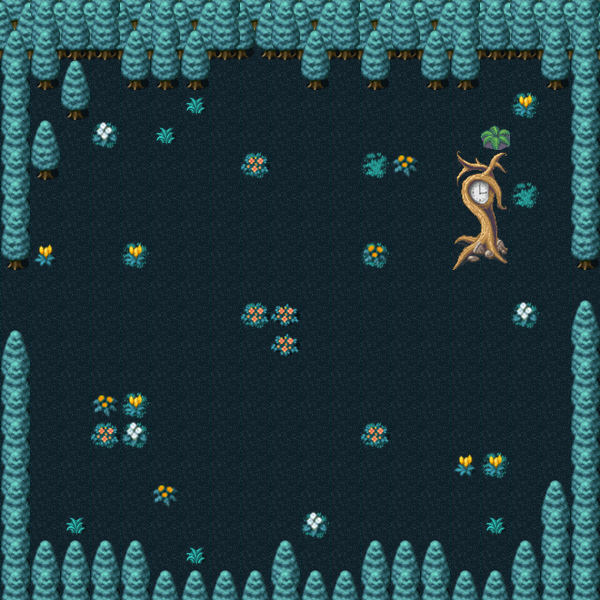

Rendered tile map (Tiled .tmx) drawn with the repository's tilesets; below, a short description and the map source with its tile grids summarised:
An orthogonal 20x20 tile map with 30x30 px tiles, 8 tile layers (grass, garden, garden2, wall2, ...), 14 tilesets and 19 objects.

<map version="1.0" orientation="orthogonal" renderorder="right-down" width="20" height="20" tilewidth="30" tileheight="30" nextobjectid="24">
 <tileset firstgid="1" name="grass05" tilewidth="30" tileheight="30" tilecount="1" columns="1">
  <image source="../sprite/Map/grass05.png" width="34" height="31" />
 </tileset>
 <tileset firstgid="2" name="clock" tilewidth="30" tileheight="30" tilecount="8" columns="2">
  <image source="../sprite/Map/clock.png" width="60" height="120" />
 </tileset>
 <tileset firstgid="10" name="vine01" tilewidth="30" tileheight="30" tilecount="2" columns="1">
  <image source="../sprite/Map/vine01.png" width="30" height="72" />
 </tileset>
 <tileset firstgid="12" name="edge03" tilewidth="30" tileheight="30" tilecount="6" columns="3">
  <image source="../sprite/Map/edge03.png" width="90" height="60" />
 </tileset>
 <tileset firstgid="18" name="edge04" tilewidth="30" tileheight="30" tilecount="1" columns="1">
  <image source="../sprite/Map/edge04.png" width="30" height="30" />
 </tileset>
 <tileset firstgid="19" name="tree22" tilewidth="30" tileheight="30" tilecount="2" columns="1">
  <image source="../sprite/Map/tree22.png" width="30" height="60" />
 </tileset>
 <tileset firstgid="21" name="grass11" tilewidth="30" tileheight="30" tilecount="1" columns="1">
  <image source="../sprite/Map/grass11.png" width="30" height="30" />
 </tileset>
 <tileset firstgid="22" name="flower21" tilewidth="30" tileheight="30" tilecount="1" columns="1">
  <image source="../sprite/Map/flower21.png" width="30" height="30" />
 </tileset>
 <tileset firstgid="23" name="flower22" tilewidth="30" tileheight="30" tilecount="1" columns="1">
  <image source="../sprite/Map/flower22.png" width="30" height="30" />
 </tileset>
 <tileset firstgid="24" name="flower23" tilewidth="30" tileheight="30" tilecount="1" columns="1">
  <image source="../sprite/Map/flower23.png" width="30" height="30" />
 </tileset>
 <tileset firstgid="25" name="flower24" tilewidth="30" tileheight="30" tilecount="1" columns="1">
  <image source="../sprite/Map/flower24.png" width="30" height="30" />
 </tileset>
 <tileset firstgid="26" name="flower02" tilewidth="30" tileheight="30" tilecount="1" columns="1">
  <image source="../sprite/Map/flower02.png" width="32" height="32" />
 </tileset>
 <tileset firstgid="27" name="clock" tilewidth="30" tileheight="30" tilecount="8" columns="2">
  <image source="../sprite/Map/clock.png" width="60" height="120" />
 </tileset>
 <tileset firstgid="35" name="grass12" tilewidth="30" tileheight="30" tilecount="1" columns="1">
  <image source="../sprite/Map/grass12.png" width="30" height="30" />
 </tileset>
 <layer name="grass" width="20" height="20">
  <data>[400 cells, 400 non-empty, 1 distinct tile ids]</data>
 </layer>
 <layer name="garden" width="20" height="20">
  <data>[400 cells, 15 non-empty, 1 distinct tile ids]</data>
 </layer>
 <layer name="garden2" width="20" height="20">
  <data>[400 cells, 26 non-empty, 6 distinct tile ids]</data>
 </layer>
 <layer name="wall2" width="20" height="20">
  <data>[400 cells, 30 non-empty, 6 distinct tile ids]</data>
 </layer>
 <layer name="wall" width="20" height="20">
  <data>[400 cells, 30 non-empty, 6 distinct tile ids]</data>
 </layer>
 <layer name="wall3" width="20" height="20">
  <data>[400 cells, 26 non-empty, 2 distinct tile ids]</data>
 </layer>
 <layer name="wall4" width="20" height="20">
  <data>[400 cells, 87 non-empty, 3 distinct tile ids]</data>
 </layer>
 <layer name="clock" width="20" height="20">
  <data>[400 cells, 8 non-empty, 8 distinct tile ids]</data>
 </layer>
 <objectgroup name="not_pass">
  <object id="1" x="0" y="0" width="600" height="60" />
  <object id="2" x="0" y="60" width="90" height="60" />
  <object id="3" x="0" y="120" width="60" height="60" />
  <object id="4" x="0" y="180" width="30" height="90" />
  <object id="7" x="540" y="60" width="60" height="30" />
  <object id="8" x="570" y="90" width="30" height="180" />
  <object id="9" x="420" y="60" width="60" height="30" />
  <object id="10" x="360" y="60" width="30" height="30" />
  <object id="11" x="300" y="60" width="30" height="30" />
  <object id="12" x="120" y="60" width="90" height="30" />
  <object id="13" x="450" y="150" width="60" height="120" />
  <object id="15" x="570" y="330" width="30" height="270" />
  <object id="17" x="540" y="480" width="30" height="135" />
  <object id="18" x="510" y="540" width="30" height="67.5" />
  <object id="19" x="0" y="330" width="30" height="270" />
  <object id="20" x="30" y="570" width="480" height="30" />
  <object id="21" x="360" y="540" width="90" height="30" />
  <object id="22" x="270" y="540" width="30" height="30" />
  <object id="23" x="30" y="540" width="120" height="30" />
 </objectgroup>
</map>
